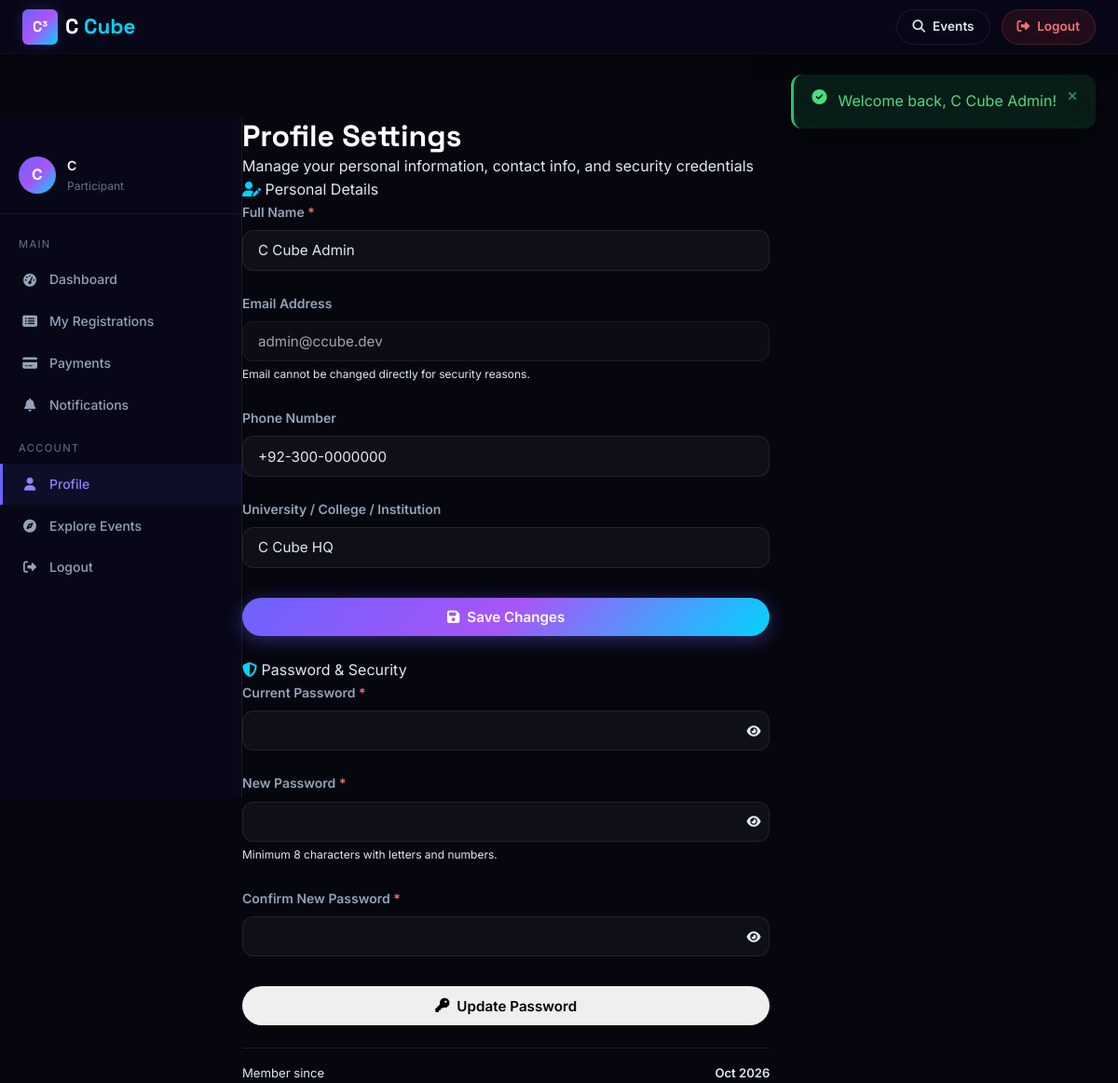
/participant/profile.php (signed in), run on the app's committed database.
### tables this page shows
CREATE TABLE IF NOT EXISTS users (
    id              INT UNSIGNED AUTO_INCREMENT PRIMARY KEY,
    full_name       VARCHAR(120)  NOT NULL,
    email           VARCHAR(180)  NOT NULL,
    password_hash   VARCHAR(255)  NOT NULL,
    phone           VARCHAR(30)   DEFAULT NULL,
    institution     VARCHAR(200)  DEFAULT NULL,
    role            ENUM('participant','admin') NOT NULL DEFAULT 'participant',
    account_status  ENUM('active','inactive','banned') NOT NULL DEFAULT 'active',
    created_at      DATETIME      NOT NULL DEFAULT CURRENT_TIMESTAMP,
    updated_at      DATETIME      NOT NULL DEFAULT CURRENT_TIMESTAMP ON UPDATE CURRENT_TIMESTAMP,
    UNIQUE KEY uq_users_email (email),
    INDEX idx_users_role (role),
    INDEX idx_users_status (account_status)
);

### includes/functions.php (called while the page is built, shortened)
<?php
function e(string $s): string {
    return htmlspecialchars($s, ENT_QUOTES | ENT_SUBSTITUTE, 'UTF-8');
}
function fmt_date(string $dt, string $format = 'M j, Y'): string {
    try { return (new DateTime($dt))->format($format); } catch (Exception) { return $dt; }
}
function get_flash(): ?array {
    $flash = $_SESSION['flash'] ?? null;
    return $flash;
}

### participant/profile.php (the view, shortened to what this page needs)
<?php
require_once __DIR__ . '/../includes/functions.php';
$pdo  = db();
$user = current_user();
$stmt = $pdo->prepare("SELECT full_name, email, phone, institution, role, account_status, created_at FROM users WHERE id=? LIMIT 1");
$stmt->execute([$user['id']]);
$userData = $stmt->fetch() ?: $user;
?>
<!DOCTYPE html>
<html lang="en">
<head>
<link rel="stylesheet" href="https://cdnjs.cloudflare.com/ajax/libs/font-awesome/6.5.0/css/all.min.css">
<link rel="stylesheet" href="<?= BASE_URL ?>assets/css/style.css">
<link rel="stylesheet" href="<?= BASE_URL ?>assets/css/animations.css">
<link rel="stylesheet" href="<?= BASE_URL ?>assets/css/dashboard.css">
</head>
<body class="dashboard-body">
<?php
$flash = get_flash();
if ($flash):
?>
<div class="toast-container" id="toastContainer">
  <div class="toast toast-<?= e($flash['type']) ?> show" id="flashToast">
    <i class="fa <?= $flash['type']==='success'?'fa-check-circle':'fa-info-circle' ?>"></i>
    <span><?= e($flash['message']) ?></span>
    <button class="toast-close" onclick="this.parentElement.remove()"><i class="fa fa-times"></i></button>
  </div>
</div>
<?php endif; ?>
<nav class="navbar scrolled" style="position:sticky;top:0">
  <div class="nav-container">
    <a href="<?= BASE_URL ?>" class="nav-brand">
      <span class="brand-icon">C³</span>
      <span class="brand-text">C <span class="brand-accent">Cube</span></span>
    </a>
    <div style="display:flex;align-items:center;gap:0.75rem">
      <a href="<?= BASE_URL ?>events.php" class="btn btn-outline btn-sm"><i class="fa fa-search"></i> Events</a>
      <a href="<?= BASE_URL ?>logout.php" class="btn btn-sm" style="background:rgba(239,68,68,0.1);border:1px solid rgba(239,68,68,0.25);color:#f87171">
        <i class="fa fa-sign-out-alt"></i> Logout
      </a>
    </div>
  </div>
</nav>
<div class="dashboard-layout">
  <aside class="sidebar" id="sidebar">
    <div class="sidebar-profile">
      <div class="sidebar-avatar"><?= strtoupper(substr($userData['full_name'],0,1)) ?></div>
      <div>
        <div class="sidebar-user-name"><?= e(explode(' ',$userData['full_name'])[0]) ?></div>
        <div class="sidebar-user-role">Participant</div>
      </div>
    </div>
    <nav class="sidebar-nav">
      <div class="sidebar-section">Main</div>
      <a href="<?= BASE_URL ?>participant/dashboard.php"><i class="fa fa-tachometer-alt"></i> Dashboard</a>
      <a href="<?= BASE_URL ?>participant/my-registrations.php"><i class="fa fa-list-alt"></i> My Registrations</a>
      <a href="<?= BASE_URL ?>participant/payment.php"><i class="fa fa-credit-card"></i> Payments</a>
      <a href="<?= BASE_URL ?>participant/notifications.php">
        <i class="fa fa-bell"></i> Notifications
      </a>
      <div class="sidebar-section">Account</div>
      <a href="<?= BASE_URL ?>participant/profile.php" class="active"><i class="fa fa-user"></i> Profile</a>
      <a href="<?= BASE_URL ?>events.php"><i class="fa fa-compass"></i> Explore Events</a>
      <a href="<?= BASE_URL ?>logout.php" style="color:#f87171"><i class="fa fa-sign-out-alt"></i> Logout</a>
    </nav>
  </aside>
  <main class="dashboard-main">
    <div class="dashboard-header">
      <div>
        <h1 class="dashboard-title">Profile Settings</h1>
        <p class="dashboard-subtitle">Manage your personal information, contact info, and security credentials</p>
      </div>
    </div>
    <div style="display:grid;grid-template-columns:repeat(auto-fit,minmax(320px,1fr));gap:1.5rem">
      <div class="dash-card">
        <div class="dash-card-header">
          <div class="dash-card-title"><i class="fa fa-user-edit text-accent"></i> Personal Details</div>
        </div>
        <form method="POST" action="">
          <div class="form-group mb-3">
            <label class="form-label" for="full_name">Full Name <span class="text-danger">*</span></label>
            <input type="text" id="full_name" name="full_name" class="form-control" value="<?= e($userData['full_name']) ?>" required>
          </div>
          <div class="form-group mb-3">
            <label class="form-label" for="email">Email Address</label>
            <input type="email" id="email" class="form-control" value="<?= e($userData['email']) ?>" disabled style="opacity:0.7;cursor:not-allowed">
            <small style="color:var(--text-muted);font-size:0.75rem">Email cannot be changed directly for security reasons.</small>
          </div>
          <div class="form-group mb-3">
            <label class="form-label" for="phone">Phone Number</label>
            <input type="text" id="phone" name="phone" class="form-control" placeholder="+92-300-1234567" value="<?= e($userData['phone'] ?? '') ?>">
          </div>
          <div class="form-group mb-4">
            <label class="form-label" for="institution">University / College / Institution</label>
            <input type="text" id="institution" name="institution" class="form-control" placeholder="e.g. FAST NUCES, NUST, UET" value="<?= e($userData['institution'] ?? '') ?>">
          </div>
          <button type="submit" class="btn btn-primary" style="width:100%">
            <i class="fa fa-save"></i> Save Changes
          </button>
        </form>
      </div>
      <div class="dash-card">
        <div class="dash-card-header">
          <div class="dash-card-title"><i class="fa fa-shield-alt text-accent"></i> Password & Security</div>
        </div>
        <form method="POST" action="">
          <div class="form-group mb-3">
            <label class="form-label" for="current_password">Current Password <span class="text-danger">*</span></label>
            <div style="position:relative">
              <input type="password" id="current_password" name="current_password" class="form-control" required style="padding-right:2.5rem">
              <button type="button" class="btn-toggle-pwd" onclick="togglePassword('current_password',this)" style="position:absolute;right:10px;top:50%;transform:translateY(-50%);background:none;border:none;color:var(--text-muted);cursor:pointer">
                <i class="fa fa-eye"></i>
              </button>
            </div>
          </div>
          <div class="form-group mb-3">
            <label class="form-label" for="new_password">New Password <span class="text-danger">*</span></label>
            <div style="position:relative">
              <input type="password" id="new_password" name="new_password" class="form-control" minlength="8" required style="padding-right:2.5rem">
              <button type="button" class="btn-toggle-pwd" onclick="togglePassword('new_password',this)" style="position:absolute;right:10px;top:50%;transform:translateY(-50%);background:none;border:none;color:var(--text-muted);cursor:pointer">
                <i class="fa fa-eye"></i>
              </button>
            </div>
            <small style="color:var(--text-muted);font-size:0.75rem">Minimum 8 characters with letters and numbers.</small>
          </div>
          <div class="form-group mb-4">
            <label class="form-label" for="confirm_password">Confirm New Password <span class="text-danger">*</span></label>
            <div style="position:relative">
              <input type="password" id="confirm_password" name="confirm_password" class="form-control" minlength="8" required style="padding-right:2.5rem">
              <button type="button" class="btn-toggle-pwd" onclick="togglePassword('confirm_password',this)" style="position:absolute;right:10px;top:50%;transform:translateY(-50%);background:none;border:none;color:var(--text-muted);cursor:pointer">
                <i class="fa fa-eye"></i>
              </button>
            </div>
          </div>
          <button type="submit" class="btn btn-secondary" style="width:100%">
            <i class="fa fa-key"></i> Update Password
          </button>
        </form>
        <div style="margin-top:1.5rem;padding-top:1rem;border-top:1px solid rgba(255,255,255,0.08);display:flex;justify-content:space-between;align-items:center;font-size:0.82rem;color:var(--text-muted)">
          <span>Member since</span>
          <span style="color:var(--text-primary);font-weight:600"><?= fmt_date($userData['created_at'],'M Y') ?></span>
        </div>
      </div>
    </div>
  </main>
</div>
</body>
</html>

### assets/css/animations.css (style rules this page uses)
.btn { overflow: hidden; }

### assets/css/dashboard.css (style rules this page uses)
body.dashboard-body { background: #06060f; }
.sidebar-profile { display: flex; align-items: center; gap: 0.75rem; padding: 1rem 1.25rem 1.25rem; border-bottom: 1px solid var(--clr-border); margin-bottom: 0.5rem; }
.sidebar-avatar { width: 40px; height: 40px; border-radius: 50%; background: var(--grad-primary); display: flex; align-items: center; justify-content: center; font-size: 1rem; font-weight: 700; color: #fff; flex-shrink: 0; }
.sidebar-user-name { font-size: 0.875rem; font-weight: 600; color: var(--clr-white); }
.sidebar-user-role { font-size: 0.75rem; color: var(--clr-text-faint); }

### data on the page
users: full_name "C", full_name "C Cube Admin", email "admin@ccube.dev", phone "+92-300-0000000", institution "C Cube HQ", created_at "Oct 2026"

### other printed values
$flash['message'] "Welcome back, C Cube Admin!"
